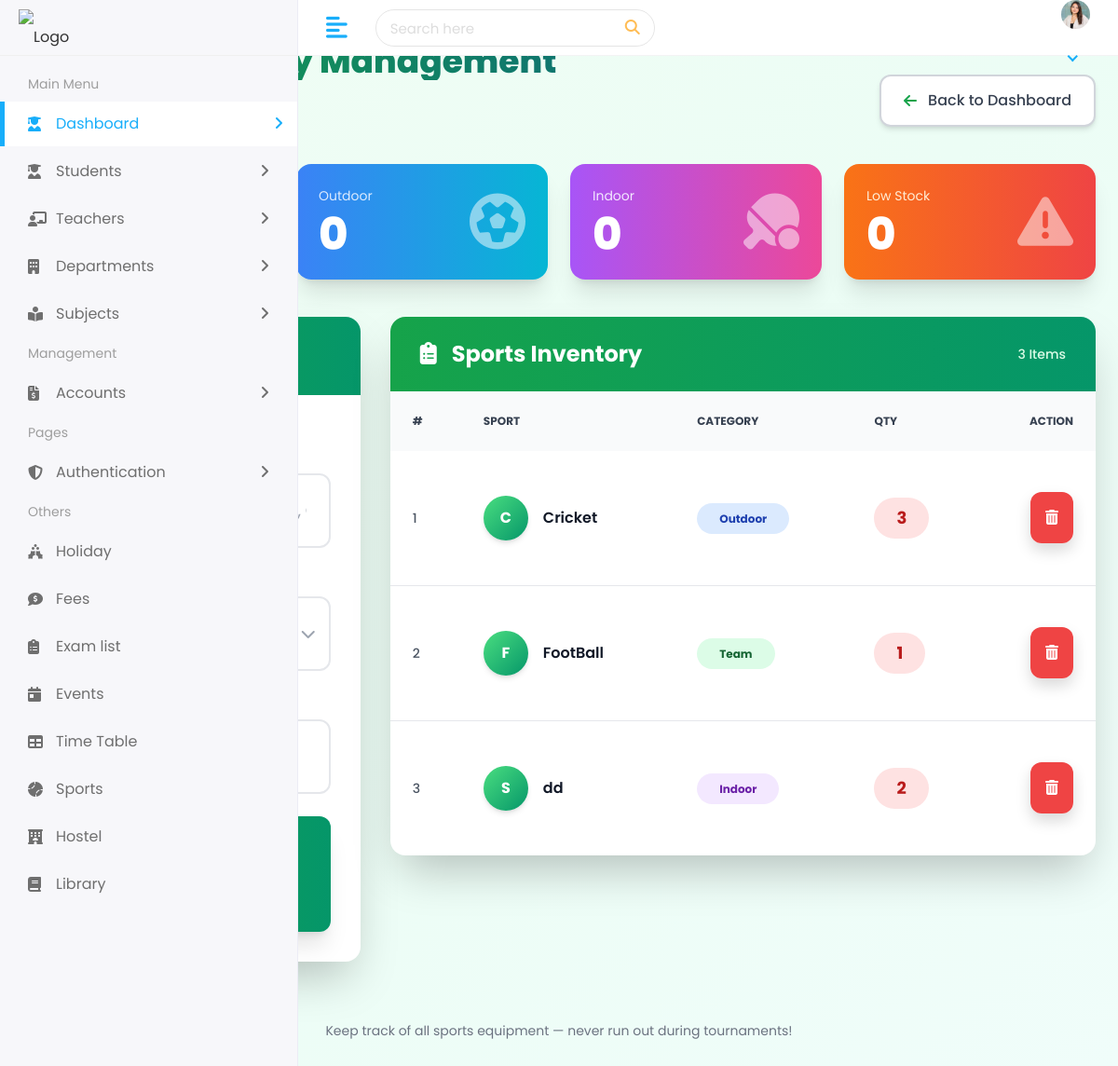
Screenshot of /student/sports/ with the database file from the repository.
### student/models.py (models this page shows)
class Sports(models.Model):
    sport_name = models.CharField(max_length=200)
    category = models.CharField(max_length=100)
    qty = models.IntegerField()

### student/views.py (the view, shortened to what this page needs)
# urls.py: path('sports/', views.sports, name="sports"),
def sports(request):
    all_sports = Sports.objects.all()
    return render(request, 'sports.html', {'sports': all_sports})

### templates/sports.html (shortened to what this page needs)
{% extends 'Home/base.html' %}
{% load static %}
{% block body %}
<div class="min-h-screen bg-gradient-to-br from-green-50 via-emerald-50 to-teal-50 py-8 px-4">
    <div class="max-w-7xl mx-auto">
        <div class="flex flex-col sm:flex-row sm:items-center sm:justify-between mb-10">
            <div>
                <h1 class="text-4xl font-extrabold text-transparent bg-clip-text bg-gradient-to-r from-green-600 to-teal-700">
                </h1>
                <nav class="flex mt-3 text-sm text-gray-600">
                    <a href="{% url 'dashboard' %}" class="hover:text-green-600">Dashboard</a>
                    <span class="mx-2">/</span>
                    <span class="text-green-600 font-bold">Sports Inventory</span>
                </nav>
            </div>
            <a href="{% url 'dashboard' %}"
               class="mt-5 sm:mt-0 flex items-center space-x-3 px-6 py-3.5 bg-white border-2 border-gray-300 rounded-xl shadow-md hover:shadow-lg hover:border-gray-400 hover:bg-gray-50 font-medium text-gray-700 transition-all duration-200 transform hover:-translate-x-1">
                <i class="fas fa-arrow-left text-green-600"></i>
                <span>Back to Dashboard</span>
            </a>
        </div>
        <div class="grid grid-cols-1 md:grid-cols-4 gap-6 mb-10">
            <div class="bg-gradient-to-r from-green-500 to-emerald-500 rounded-2xl p-6 text-white shadow-xl">
                <div class="flex items-center justify-between">
                    <div>
                        <p class="text-green-100 text-sm">Total Items</p>
                        <p class="text-5xl font-extrabold mt-2">{{ sports|length }}</p>
                    </div>
                </div>
            </div>
            <div class="bg-gradient-to-r from-blue-500 to-cyan-500 rounded-2xl p-6 text-white shadow-xl">
                <div class="flex items-center justify-between">
                    <div>
                        <p class="text-blue-100 text-sm">Outdoor</p>
                        <p class="text-5xl font-extrabold mt-2">{{ outdoor_count|default:"0" }}</p>
                    </div>
                    <i class="fas fa-futbol text-6xl opacity-50"></i>
                </div>
            </div>
            <div class="bg-gradient-to-r from-purple-500 to-pink-500 rounded-2xl p-6 text-white shadow-xl">
                <div class="flex items-center justify-between">
                    <div>
                        <p class="text-purple-100 text-sm">Indoor</p>
                        <p class="text-5xl font-extrabold mt-2">{{ indoor_count|default:"0" }}</p>
                    </div>
                    <i class="fas fa-table-tennis text-6xl opacity-50"></i>
                </div>
            </div>
            <div class="bg-gradient-to-r from-orange-500 to-red-500 rounded-2xl p-6 text-white shadow-xl">
                <div class="flex items-center justify-between">
                    <div>
                        <p class="text-orange-100 text-sm">Low Stock</p>
                        <p class="text-5xl font-extrabold mt-2">{{ low_stock|default:"0" }}</p>
                    </div>
                    <i class="fas fa-exclamation-triangle text-6xl opacity-50"></i>
                </div>
            </div>
        </div>
        <div class="grid grid-cols-1 lg:grid-cols-3 gap-8">
            <div class="lg:col-span-1">
                <div class="bg-white rounded-2xl shadow-2xl overflow-hidden">
                    <div class="bg-gradient-to-r from-green-600 to-emerald-600 px-8 py-6">
                        <h2 class="text-2xl font-bold text-white flex items-center">
                        </h2>
                    </div>
                    <div class="p-8">
                        <form method="POST" class="space-y-6">
                            <div class="relative">
                                <label class="block text-sm font-semibold text-gray-700 mb-2">
                                    Sport Name <span class="text-red-500">*</span>
                                </label>
                                <div class="relative">
                                    <div class="absolute inset-y-0 left-0 pl-4 flex items-center pointer-events-none">
                                    </div>
                                </div>
                            </div>
                            <div class="relative">
                                <label class="block text-sm font-semibold text-gray-700 mb-2">
                                    Category <span class="text-red-500">*</span>
                                </label>
                                <div class="relative">
                                    <div class="absolute inset-y-0 left-0 pl-4 flex items-center pointer-events-none">
                                    </div>
                                    <div class="absolute inset-y-0 right-0 pr-3 flex items-center pointer-events-none">
                                    </div>
                                </div>
                            </div>
                            <div class="relative">
                                <label class="block text-sm font-semibold text-gray-700 mb-2">
                                    Quantity <span class="text-red-500">*</span>
                                </label>
                                <div class="relative">
                                    <div class="absolute inset-y-0 left-0 pl-4 flex items-center pointer-events-none">
                                    </div>
                                </div>
                            </div>
                            <button type="submit"
                                    class="w-full py-5 bg-gradient-to-r from-green-600 to-emerald-600 hover:from-green-700 hover:to-emerald-700 text-white font-bold rounded-xl shadow-xl transform hover:scale-105 transition duration-300 flex items-center justify-center space-x-3 text-lg">
                                <span>Add to Inventory</span>
                            </button>
                        </form>
                    </div>
                </div>
            </div>
            <div class="lg:col-span-2">
                <div class="bg-white rounded-2xl shadow-2xl overflow-hidden">
                    <div class="bg-gradient-to-r from-green-600 to-emerald-600 px-8 py-6">
                        <h2 class="text-2xl font-bold text-white flex items-center justify-between">
                            <span><i class="fas fa-clipboard-list mr-3"></i>Sports Inventory</span>
                            <span class="text-green-100 text-sm font-medium">{{ sports|length }} Items</span>
                        </h2>
                    </div>
                    {% if sports %}
                    <div class="overflow-x-auto">
                        <table class="w-full">
                            <thead class="bg-gray-50">
                                <tr>
                                    <th class="px-6 py-4 text-left text-xs font-bold text-gray-700 uppercase">#</th>
                                    <th class="px-6 py-4 text-left text-xs font-bold text-gray-700 uppercase">Sport</th>
                                    <th class="px-6 py-4 text-left text-xs font-bold text-gray-700 uppercase">Category</th>
                                    <th class="px-6 py-4 text-left text-xs font-bold text-gray-700 uppercase">Qty</th>
                                    <th class="px-6 py-4 text-right text-xs font-bold text-gray-700 uppercase">Action</th>
                                </tr>
                            </thead>
                            <tbody class="divide-y divide-gray-200">
                                {% for s in sports %}
                                <tr class="hover:bg-green-50 transition duration-200">
                                    <td class="px-6 py-5 text-sm font-medium text-gray-600">{{ forloop.counter }}</td>
                                    <td class="px-6 py-5">
                                        <div class="flex items-center space-x-4">
                                            <div class="w-12 h-12 bg-gradient-to-br from-green-400 to-emerald-600 rounded-full flex items-center justify-center text-white font-bold shadow-md">
                                                {% if "cricket" in s.sport_name|lower %}C{% elif "football" in s.sport_name|lower %}F{% else %}S{% endif %}
                                            </div>
                                            <span class="font-semibold text-gray-900">{{ s.sport_name }}</span>
                                        </div>
                                    </td>
                                    <td class="px-6 py-5">
                                        <span class="px-4 py-2 rounded-full text-xs font-bold
                                            {% if s.category == 'Outdoor' %}bg-blue-100 text-blue-800
                                            {% elif s.category == 'Indoor' %}bg-purple-100 text-purple-800
                                            {% elif s.category == 'Team' %}bg-green-100 text-green-800
                                            {% else %}bg-orange-100 text-orange-800{% endif %}">
                                            {{ s.category }}
                                        </span>
                                    </td>
                                    <td class="px-6 py-5">
                                        <span class="inline-flex items-center px-4 py-2 rounded-full text-lg font-bold
                                            {% if s.qty < 5 %}bg-red-100 text-red-700
                                            {% elif s.qty < 15 %}bg-yellow-100 text-yellow-700
                                            {% else %}bg-green-100 text-green-700{% endif %}">
                                            {{ s.qty }}
                                        </span>
                                    </td>
                                    <td class="px-6 py-5 text-right">
                                        <a href="{% url 'delete_sport' s.id %}"
                                           onclick="return confirm('Delete {{ s.sport_name }} from inventory?')"
                                           class="p-3 bg-red-500 hover:bg-red-600 text-white rounded-xl shadow hover:shadow-xl transform hover:scale-110 transition">
                                            <i class="fas fa-trash-alt"></i>
                                        </a>
                                    </td>
                                </tr>
                                {% endfor %}
                            </tbody>
                        </table>
                    </div>
                    {% else %}
                    <div class="p-20 text-center">
                        <i class="fas fa-basketball-ball text-9xl text-gray-300 mb-8 block"></i>
                        <h3 class="text-3xl font-bold text-gray-700 mb-4">No Sports Items Added Yet!</h3>
                        <p class="text-gray-500 text-lg">Start building your sports inventory</p>
                    </div>
                    {% endif %}
                </div>
            </div>
        </div>
        <div class="mt-16 text-center">
            <p class="text-sm text-gray-500">
                Keep track of all sports equipment — never run out during tournaments!
            </p>
        </div>
    </div>
</div>
<script src="https://cdn.tailwindcss.com"></script>
{% endblock %}

### static/assets/css/style.css (style rules this page uses)
html { height: 100%; }
body { background-color: #fff; color: #333; font-family: 'Poppins', sans-serif; font-size: 1rem; height: 100%; line-height: 1.5; overflow-x: hidden; }
h1, h2, h3, h4, h5, h6 { font-family: 'Poppins', sans-serif; margin-top: 0; }
input, input:focus, button, button:focus { outline: none; }
.block { display: block !important; }
.bg-white { background-color: #fff; }

### rows the page displays
Sports: shows "C", sport_name "Cricket", category "Outdoor", qty "3"
Sports: shows "F", sport_name "FootBall", category "Team", qty "1"
Sports: shows "S", sport_name "dd", category "Indoor", qty "2"

### other values shown
{{ outdoor_count|default:"0" }} "0"
{{ indoor_count|default:"0" }} "0"
{{ low_stock|default:"0" }} "0"
{{ sports|length }} "3"
